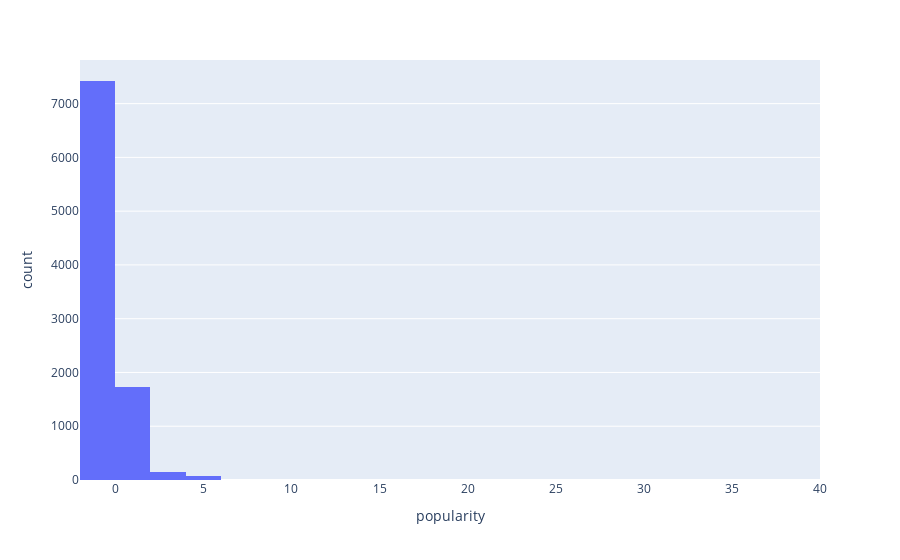

Write notebook code for a chart like this one.
### Code cell
fig2

### Figure 1 — Plotly figure (JSON) as saved in the notebook; plotly's stock layout.template omitted (floating-point values rounded to 4 significant figures; data arrays with more than 128 entries replaced by an {"elided": "..."} marker saying what was removed)
{"data": [{"bingroup": "x", "hovertemplate": "popularity=%{x}<br>count=%{y}<extra></extra>", "legendgroup": "", "marker": {"color": "#636efa", "pattern": {"shape": ""}}, "name": "", "nbinsx": 40, "orientation": "v", "showlegend": false, "type": "histogram", "x": {"elided": "9400 float values"}, "xaxis": "x", "yaxis": "y"}], "layout": {"barmode": "relative", "legend": {"tracegroupgap": 0}, "margin": {"t": 60}, "xaxis": {"anchor": "y", "domain": [0, 1], "title": {"text": "popularity"}}, "yaxis": {"anchor": "x", "domain": [0, 1], "title": {"text": "count"}}}}
